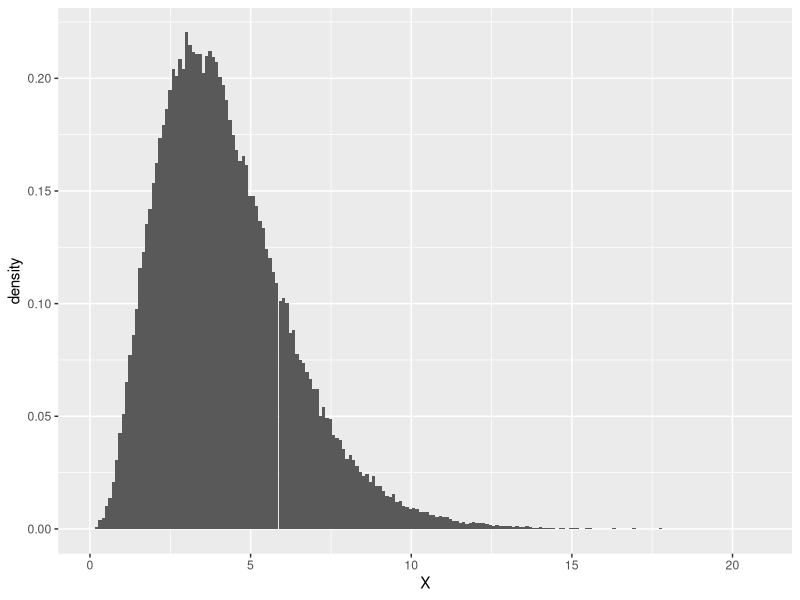
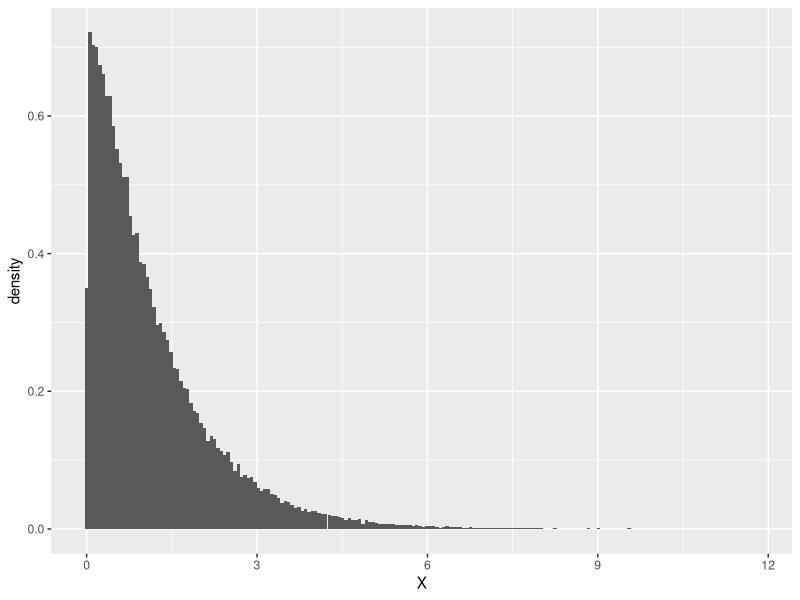
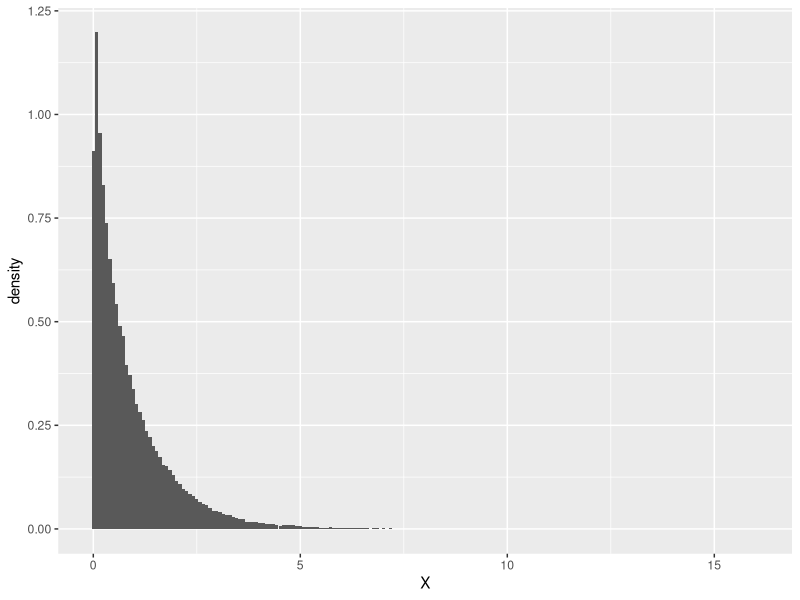
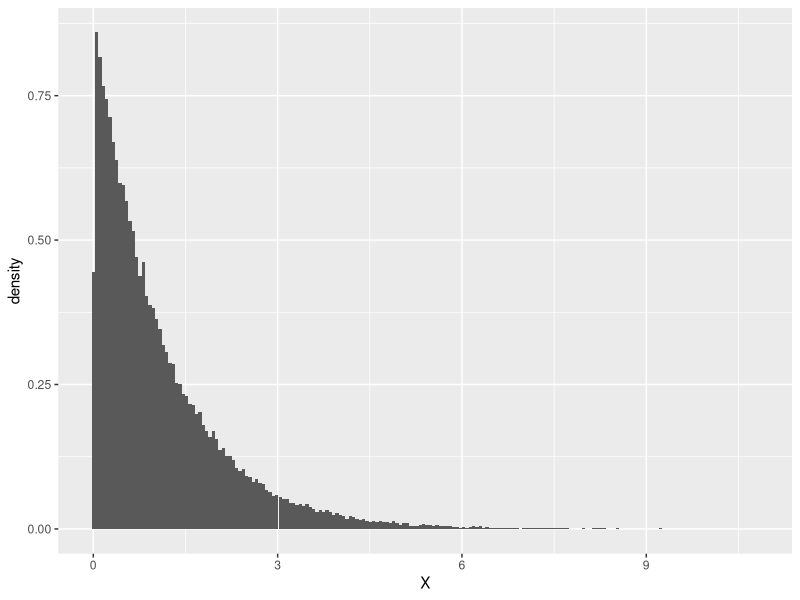

Reproduce these figures in R, in order.
###(2)
#(c)

Rg <- function(n = 1, theta = 1){
  
  f<-function(x,a){
    x^(a-1) * exp(-x)
  }
  
  c1 <- integrate(f, a = theta, lower = 0, upper = Inf)[[1]]
  c2 <- integrate(f, a = theta+1/2, lower = 0, upper = Inf)[[1]]
  C <- 2*c1/(2*c1+c2)
  
  U <- runif(n)
  index <- ( U < C )
  m <- sum(index)
  X <- rep(0,n)
  X1 <- rgamma(m, theta, 1)
  X2 <- rgamma(n-m, theta+1/2, 1)
  X[index] <- X1
  X[!index] <- X2

  return(X)
}

#####theta=4
library(ggplot2)
ggplot(data = data.frame(X = Rg(100000, 4) )   , aes(x = X, ..density..) )+
  geom_histogram(bins = 200)
#####theta=1
ggplot(data = data.frame(X = Rg(100000, 1) )   , aes(x = X, ..density..) )+
  geom_histogram(bins = 200)
#####theta=3/4
ggplot(data = data.frame(X = Rg(100000, 3/4) )   , aes(x = X, ..density..) )+
  geom_histogram(bins = 200)


#(d)
U <- runif(100000)
X <- Rg(100000)
Index <- (   U <= sqrt(4+X)/(sqrt(X)+2)   )
Xf <- X[Index]
ggplot(data = data.frame(X = Xf )   , aes(x = X, ..density..) )+
  geom_histogram(bins = 200)